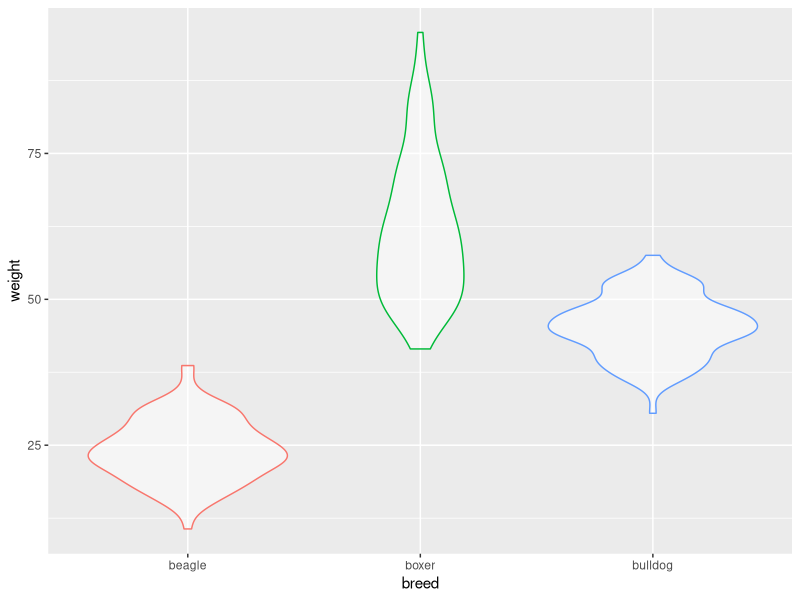
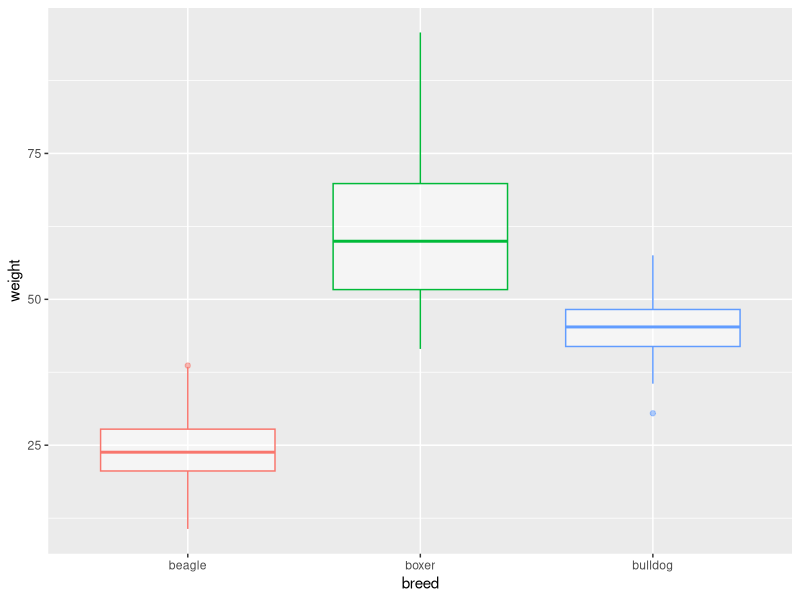
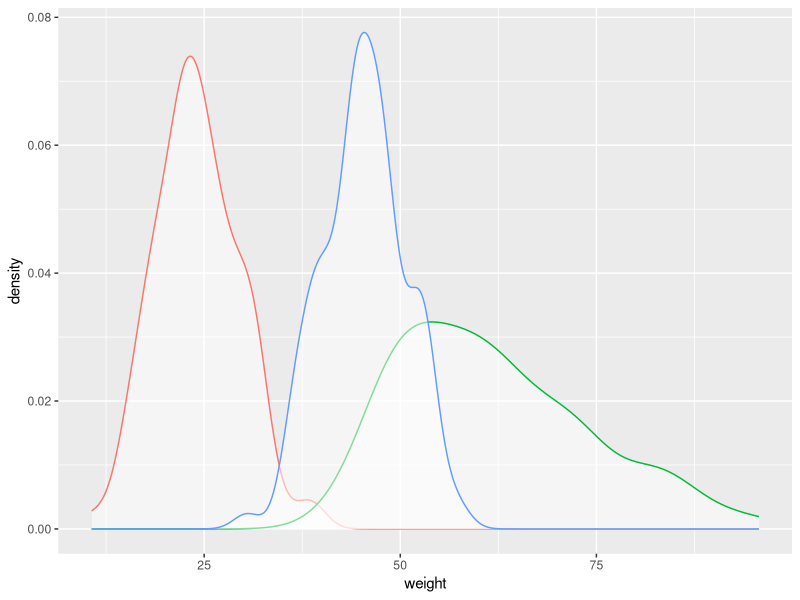
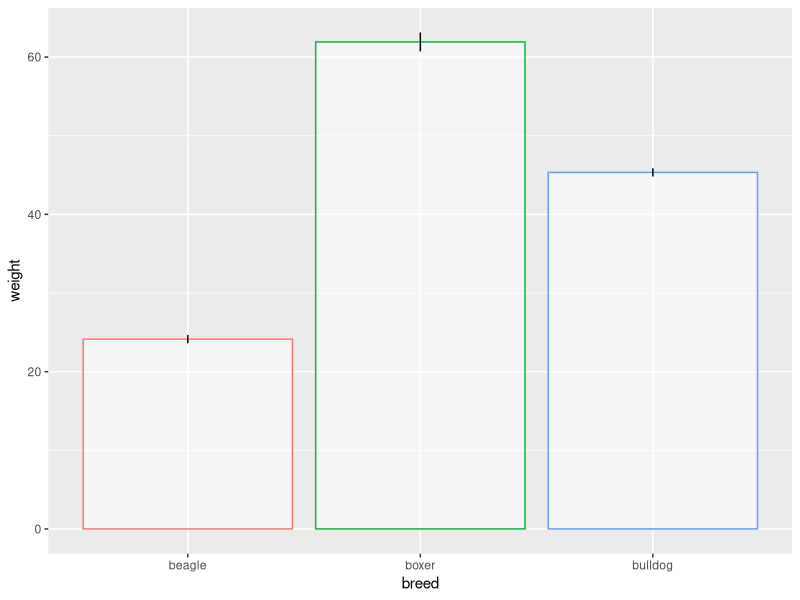
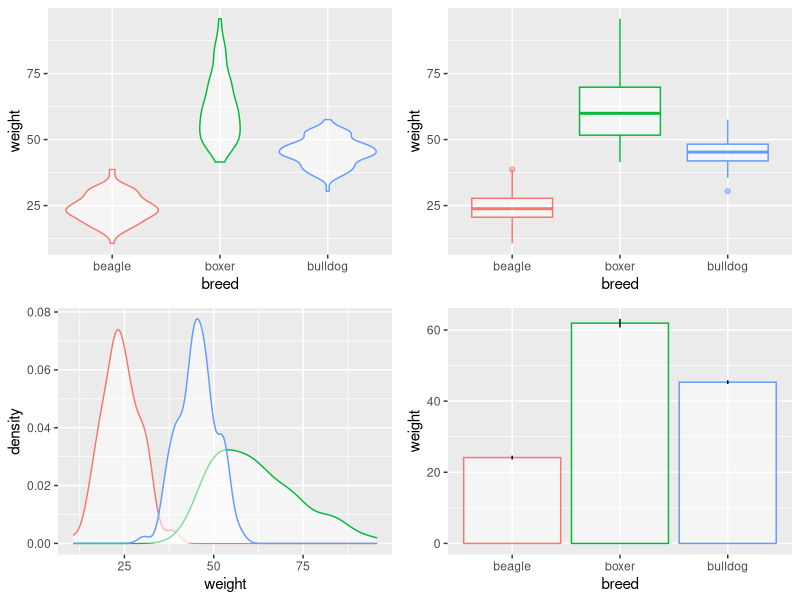
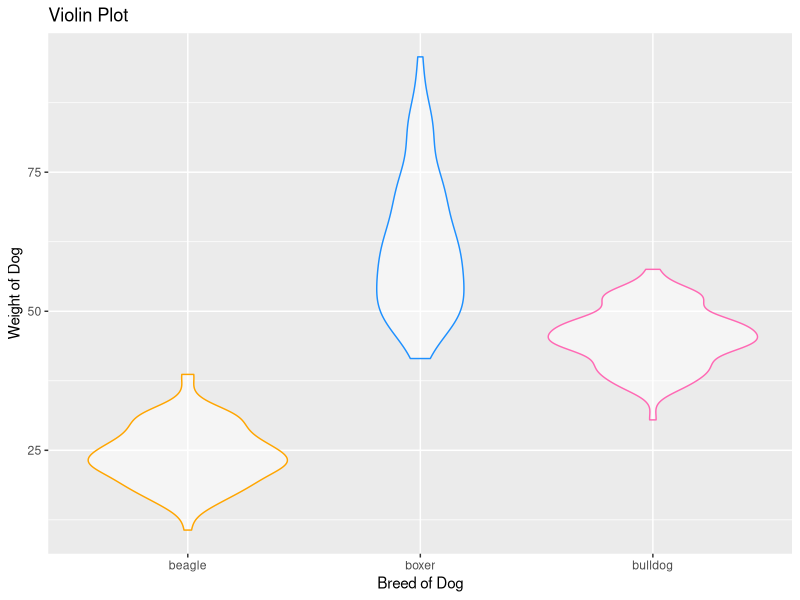
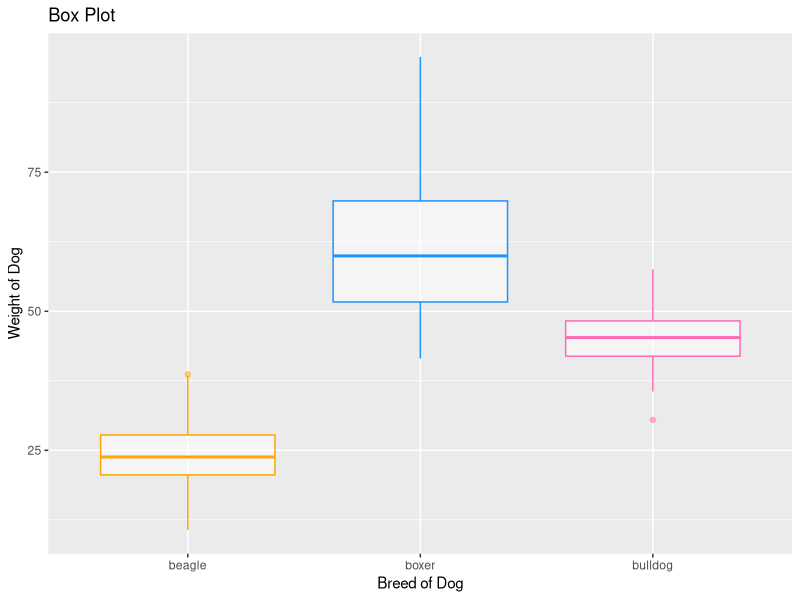
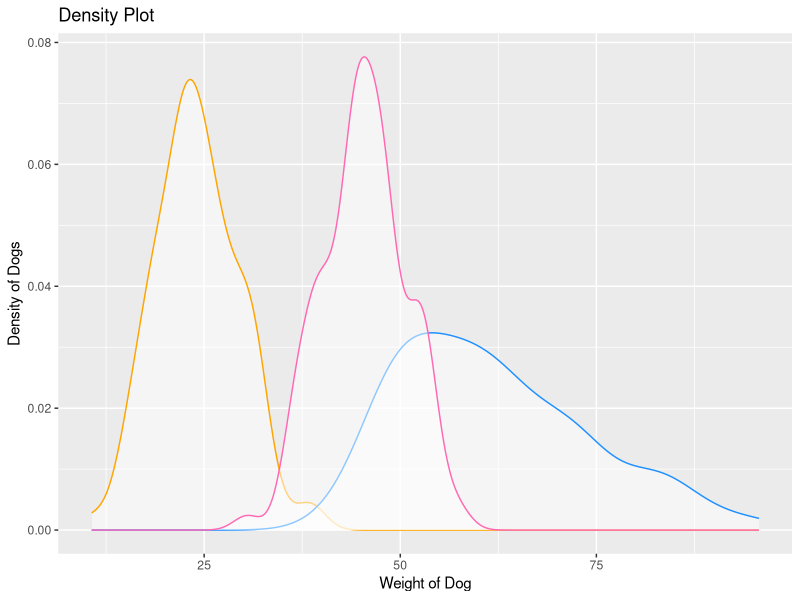

Source code (R) for these figures, in order: (Note: this script raises an error after producing the figures.)
## ---- chunk 1
# please do not alter this code chunk
knitr::opts_chunk$set(echo = FALSE, 
                      warning = FALSE,
                      message = FALSE, 
                      error = TRUE)
library(tidyverse)
library(cowplot)

# install the class package dataskills
# devtools::install_github("psyteachr/msc-data-skills)
# or download data from the website
# https://psyteachr.github.io/msc-data-skills/data/data.zip
## ---- chunk 2
# do not edit this chunk
# dog weights estimated from http://petobesityprevention.org/ideal-weight-ranges/

set.seed(0) # makes sure random numbers are reproducible

dogs <- tibble(
  breed = rep(c("beagle", "boxer", "bulldog"), each = 100),
  weight = c(
    rnorm(100, 24, 6),
    rnorm(100, 62.5, 12.5),
    rnorm(100, 45, 5)
  )
)

## ---- chunk 3
dog_violin <- ggplot(dogs, aes(breed, weight, colour = breed)) +
  geom_violin(fill = "white", alpha = .5, show.legend = FALSE)

dog_violin # prints the plot below
## ---- chunk 4
dog_boxplot <- ggplot(dogs, aes(breed, weight, colour = breed)) +
  geom_boxplot(fill = "white", alpha = .5, show.legend = FALSE)

dog_boxplot # prints the plot below
## ---- chunk 5
dog_density <- ggplot(dogs, aes(weight, colour = breed)) +
  geom_density(fill = "white", alpha = .5, show.legend = FALSE)

dog_density # prints the plot below
## ---- chunk 6
dog_column <- ggplot(dogs, aes(breed, weight, colour = breed)) +
  stat_summary(geom = "col", fill = "white", alpha = .5) +
  stat_summary(geom = "errorbar", width = 0, colour = "black") +
  theme(legend.position = "none")

dog_column # prints the plot below
## ---- chunk 7
dog_grid <- plot_grid(dog_violin, 
                      dog_boxplot, 
                      dog_density, 
                      dog_column)

dog_grid # prints the plot below
## ---- chunk 8
# Hint: you can add changes to an existing plot, e.g.:
# dog_density + xlim(0, 100)

colours <- scale_colour_manual(values = c("orange", "dodgerblue", "hotpink"))
labs <- labs(x = "Breed of Dog", y = "Weight of Dog")

v <- dog_violin + colours + labs +
  ggtitle("Violin Plot")
ggsave("dog_violin.png")

b <- dog_boxplot + colours + labs +
  ggtitle("Box Plot")
ggsave("dog_boxplot.png")

d <- dog_density + colours +
  labs(title = "Density Plot",
       x = "Weight of Dog",
       y = "Density of Dogs")
ggsave("dog_density.png")

c <- dog_column + colours + labs +
  ggtitle("Column Plot")
ggsave("dog_column.png")

## ---- chunk 9
# do not change; displays the images saved above
knitr::include_graphics("dog_violin.png")
knitr::include_graphics("dog_boxplot.png")
knitr::include_graphics("dog_density.png")
knitr::include_graphics("dog_column.png")
## ---- chunk 10
data("disgust_scores", package = "dataskills")

disgust_lineplot <- ggplot(disgust_scores, aes(moral, pathogen)) +
  geom_smooth(formula = y~x, method = lm)

disgust_lineplot # prints the plot below
## ---- chunk 11
data("disgust_cors", package = "dataskills")

disgust_heatmap <- ggplot(disgust_cors, aes(V1, V2, fill = r)) +
  geom_tile() +
  scale_fill_viridis_c() +
  theme(axis.text.x = element_text(angle = 45, hjust = 1))

disgust_heatmap # prints the plot below
## ---- chunk 12
disgust_density <- ggplot(disgust_scores, aes(pathogen, sexual)) +
  stat_density_2d(aes(fill = ..level..), geom = "polygon", n = 50)

disgust_density # prints the plot below
## ---- chunk 13
data("stroop", package = "dataskills")

word_by_ink <- ggplot(stroop, aes(rt, colour = ink, 
                      size = ink == word)) +
  geom_density(show.legend = FALSE) +
  facet_grid(word~ink, labeller = label_both) +
  # sets the colour palette to custom values
  scale_colour_manual(values = c("blue", "brown","green", "purple", "red")) +
  # you may have chosen different sizes for line thickness
  scale_size_manual(values = c(.5, 1.5))

word_by_ink # prints the plot below
## ---- chunk 14
# Hint: set up your 9 separate plots first

my_geom <- geom_smooth(formula = y~x, method = lm)

moral_sexual <- ggplot(disgust_scores, aes(moral, sexual, color)) +
  ggtitle("Moral vs Sexual") + my_geom + xlim(0, 6) + ylim(0, 6)

moral_pathogen <- ggplot(disgust_scores, aes(moral, pathogen)) +
  ggtitle("Moral vs Pathogen") + my_geom + xlim(0, 6) + ylim(0, 6)

pathogen_moral <- ggplot(disgust_scores, aes(pathogen, moral)) +
  ggtitle("Pathogen vs Moral") + my_geom + xlim(0, 6) + ylim(0, 6)

pathogen_sexual <- ggplot(disgust_scores, aes(pathogen, sexual)) +
  ggtitle("Pathogen vs Sexual") + my_geom + xlim(0, 6) + ylim(0, 6)

sexual_moral <- ggplot(disgust_scores, aes(sexual, moral)) +
  ggtitle("Sexual vs Moral") + my_geom + xlim(0, 6) + ylim(0, 6)

sexual_pathogen <- ggplot(disgust_scores, aes(sexual, pathogen)) +
  ggtitle("Sexual vs Pathogen") + my_geom + xlim(0, 6) + ylim(0, 6)

moral_moral <- ggplot(disgust_scores, aes(moral)) +
  geom_density() + ggtitle("Moral Disgust") + 
  xlim(0, 6) + ylim(0, 0.4)

sexual_sexual <- ggplot(disgust_scores, aes(sexual)) +
  geom_density() + ggtitle("Sexual Disgust") + 
  xlim(0, 6) + ylim(0, 0.4)

pathogen_pathogen <- ggplot(disgust_scores, aes(pathogen)) +
  geom_density() + ggtitle("Pathogen Disgust") + 
  xlim(0, 6) + ylim(0, 0.4)

disgust_grid <- plot_grid(
  moral_moral,    sexual_moral,    pathogen_moral, 
  moral_sexual,   sexual_sexual,   pathogen_sexual, 
  moral_pathogen, sexual_pathogen, pathogen_pathogen,
  labels = LETTERS[1:9]
)

disgust_grid # prints the plot below
